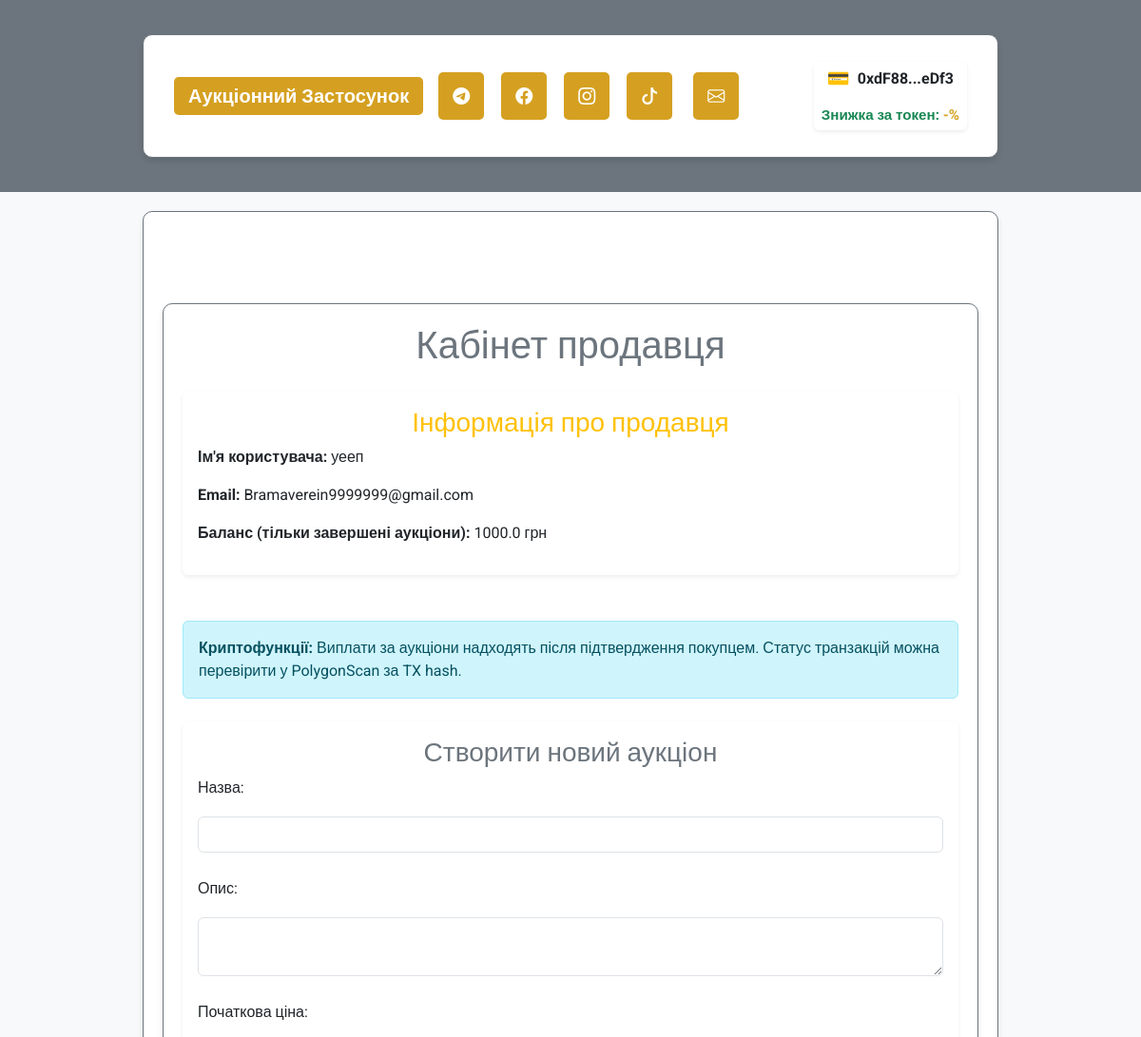
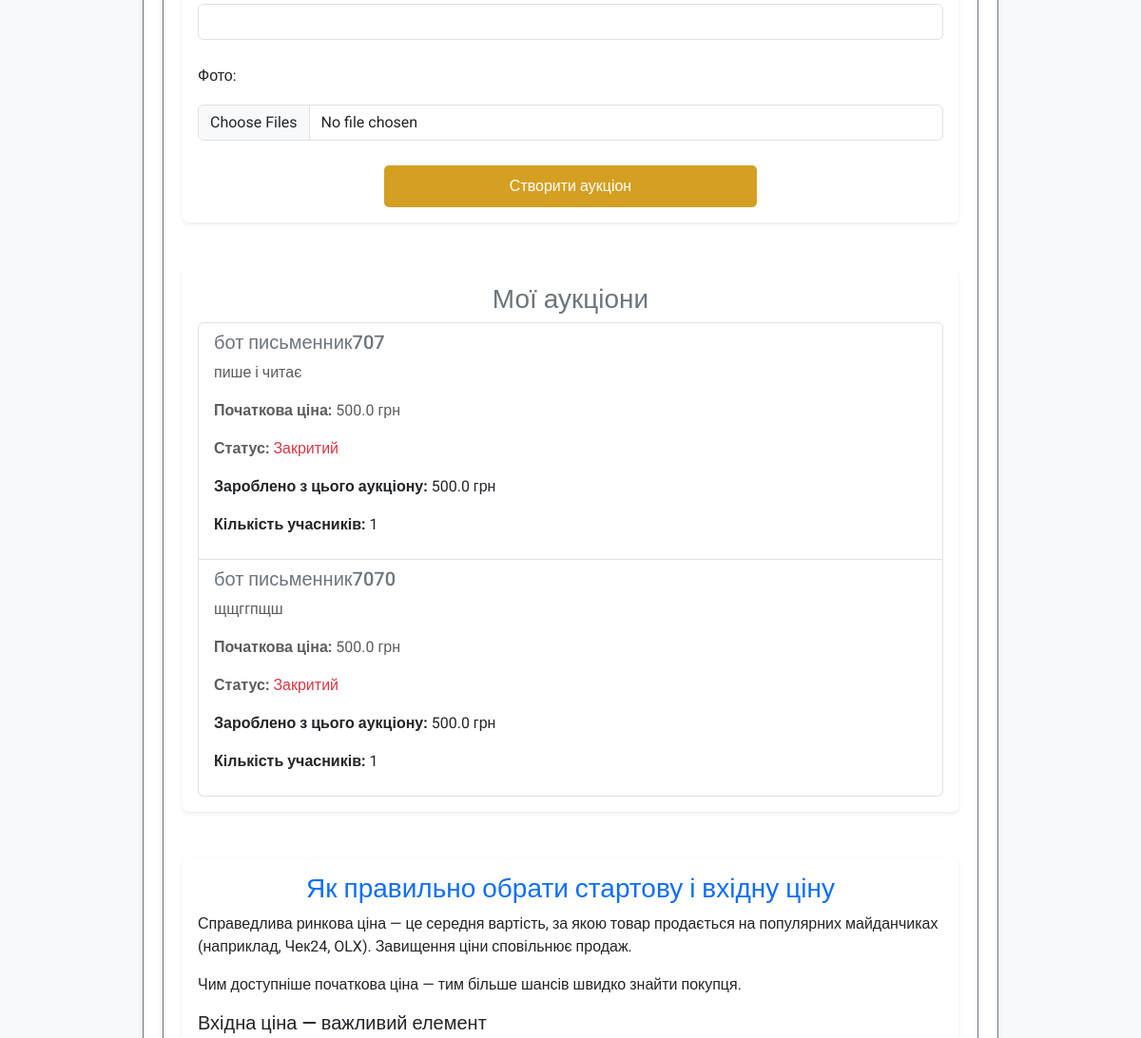
Before: /user/seller/Bramaverein9999999@gmail.com (signed in, upper part) with the older database file (2 pictures, top to bottom).
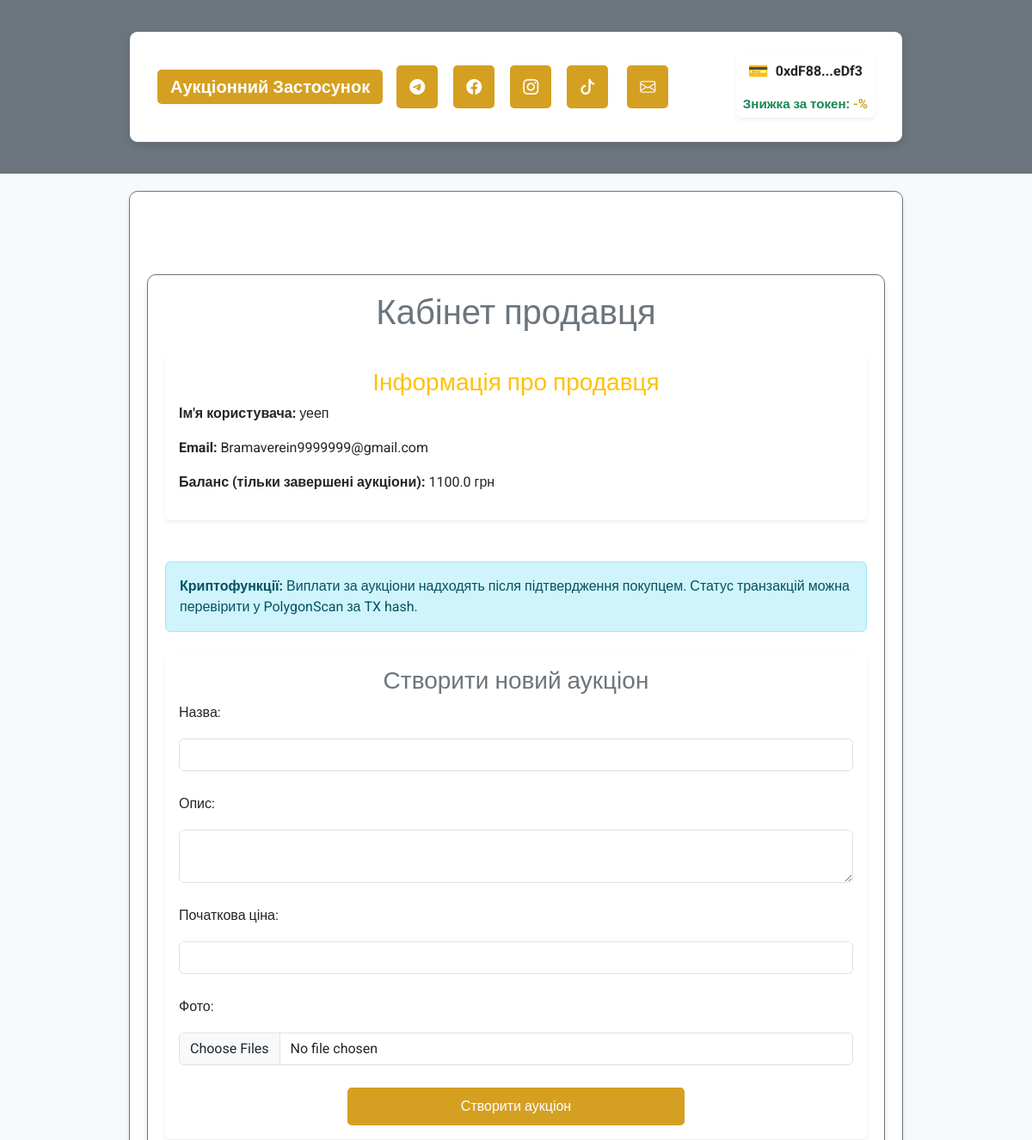
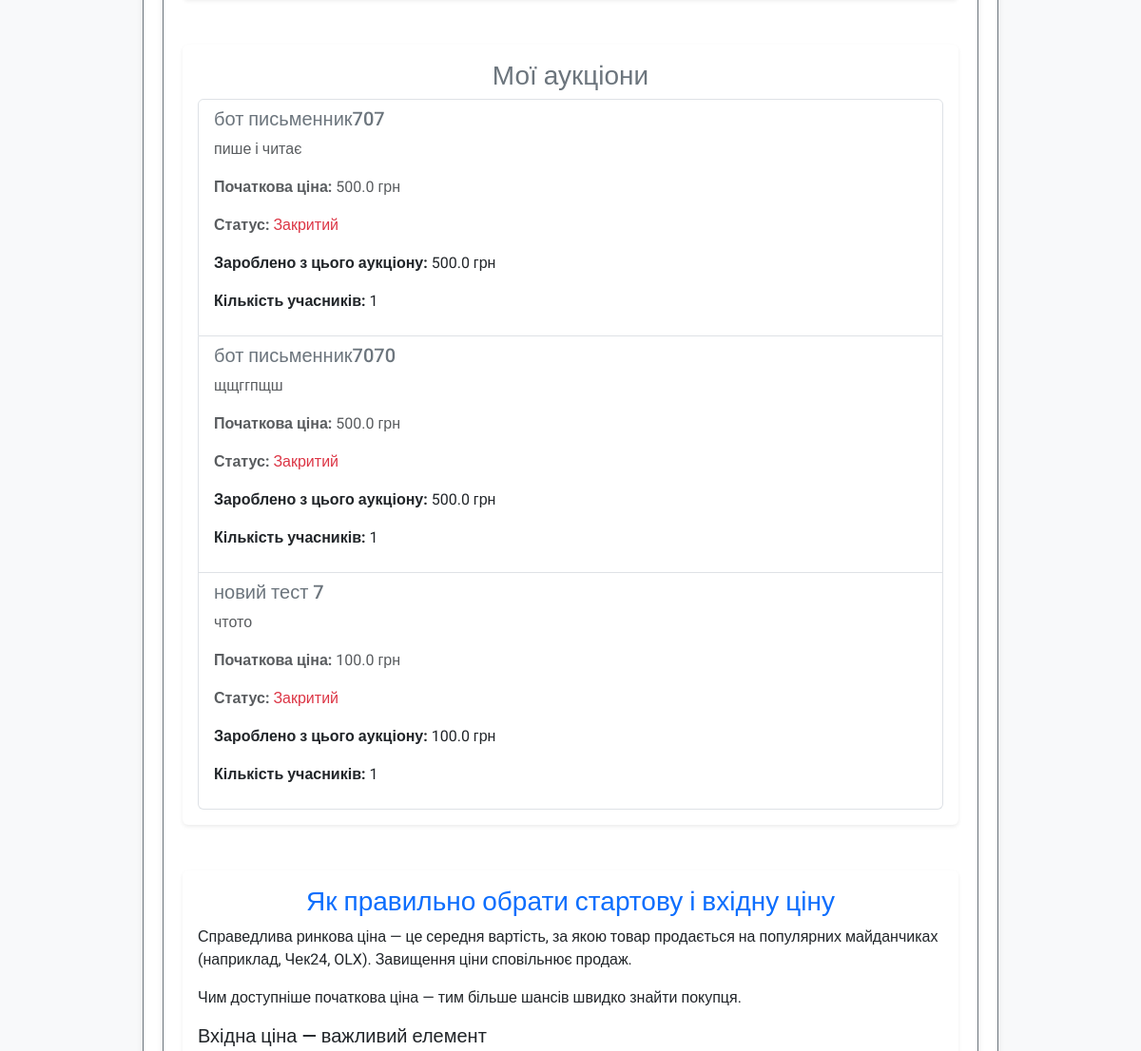
After: the same page with the newer database file (2 pictures, top to bottom).
### app/models/auction.py (models this page shows, shortened)
class Auction(db.Model):
    __tablename__ = 'auctions'
    id = db.Column(db.Integer, primary_key=True)
    title = db.Column(db.String(255), nullable=False)
    description = db.Column(db.Text, nullable=False)
    starting_price = db.Column(db.Float, nullable=False)
    current_price = db.Column(db.Float, nullable=False)
    seller_id = db.Column(db.Integer, db.ForeignKey('users.id'), nullable=False)
    total_participants = db.Column(db.Integer, default=0, nullable=False)
    is_active = db.Column(db.Boolean, default=True, nullable=False)
    winner_id = db.Column(db.Integer, db.ForeignKey('users.id'), nullable=True)
    total_earnings = db.Column(db.Float, default=0.0, nullable=False)
    created_at = db.Column(db.DateTime, default=db.func.now(), nullable=False)
    updated_at = db.Column(db.DateTime, default=db.func.now(), onupdate=db.func.now(), nullable=False)
    photos = db.Column(JSON, default=list)  # Поле для зберігання шляхів до фото у форматі JSON
    is_confirmed = db.Column(db.Boolean, default=False, nullable=False)  # Чи підтверджено отримання товару
    main_photo_idx = db.Column(db.Integer, default=0)  # Індекс головного фото
    participants = relationship(
        'AuctionParticipant', back_populates='auction', cascade='all, delete-orphan', lazy='dynamic'
    )

### app/routes/user_routes.py (the view)
@user_bp.route('/seller/<string:email>', methods=['GET'])
@login_required
def seller_dashboard(email):
    if current_user.email != email:
        flash("Неавторизований доступ", 'error')
        return redirect(url_for('auth.login'))
    user = User.query.filter_by(email=email).first()
    if not user:
        flash("Користувача не знайдено", 'error')
        return redirect(url_for('auth.login'))
    all_auctions = Auction.query.filter_by(seller_id=user.id).all()
    completed_auctions = [
        {
            'title': auction.title,
            'description': auction.description,
            'starting_price': auction.starting_price,
            'status': 'Закритий' if not auction.is_active else 'Активний',
            'total_earnings': round(auction.total_participants * auction.starting_price * 0.01 + auction.current_price, 2),
            'total_participants': auction.total_participants
        }
        for auction in all_auctions if not auction.is_active
    ]
    balance_from_completed = sum(
        auction['total_earnings'] for auction in completed_auctions
    )
    return render_template(
        'users/seller_dashboard.html',
        user=user,
        auctions=completed_auctions,
        balance_from_completed=balance_from_completed
    )

### app/templates/users/seller_dashboard.html (shortened to what the changed rows need)
{% extends "base.html" %}
{% block content %}
<div class="container my-5">
    <div class="text-center mb-4">
        <h1 class="text-secondary">Кабінет продавця</h1>
    </div>
    <div class="card shadow-sm border-0 mb-5">
        <div class="card-body">
            <h3 class="card-title text-warning">Інформація про продавця</h3>
            <p><strong>Ім'я користувача:</strong> {{ user.username }}</p>
            <p><strong>Email:</strong> {{ user.email }}</p>
            <p><strong>Баланс (тільки завершені аукціони):</strong> {{ balance_from_completed | round(2) }} грн</p>
        </div>
    </div>
    <div class="card shadow-sm border-0 mb-5">
        <div class="card-body">
            {% if auctions %}
            <ul class="list-group">
                {% for auction in auctions %}
                <li class="list-group-item d-flex justify-content-between align-items-start">
                    <div>
                        <h5 class="text-secondary">{{ auction.title }}</h5>
                        <p class="text-muted">{{ auction.description }}</p>
                        <p class="text-muted"><strong>Початкова ціна:</strong> {{ auction.starting_price }} грн</p>
                        <p class="text-muted"><strong>Статус:</strong>
                            <span class="{{ 'text-success' if auction.is_active else 'text-danger' }}">
                                {{ 'Активний' if auction.is_active else 'Закритий' }}
                            </span>
                        </p>
                        {% if not auction.is_active %}
                        <p><strong>Зароблено з цього аукціону:</strong> {{ auction.total_earnings | round(2) }} грн</p>
                        <p><strong>Кількість учасників:</strong> {{ auction.total_participants }}</p>
                        {% endif %}
                    </div>
                </li>
                {% endfor %}
            </ul>
            {% else %}
            <p class="text-muted text-center">У вас ще немає створених аукціонів.</p>
            {% endif %}
        </div>
    </div>
</div>
{% endblock %}

Changed rows visible on the page:
added Auction: title "новий тест 7", description "чтото", starting_price "100.0", is_active "Закритий", total_earnings "100.0", total_participants "1"
Other visible differences:
{{ balance_from_completed | round(2) }}: "1000.0" → "1100.0"
